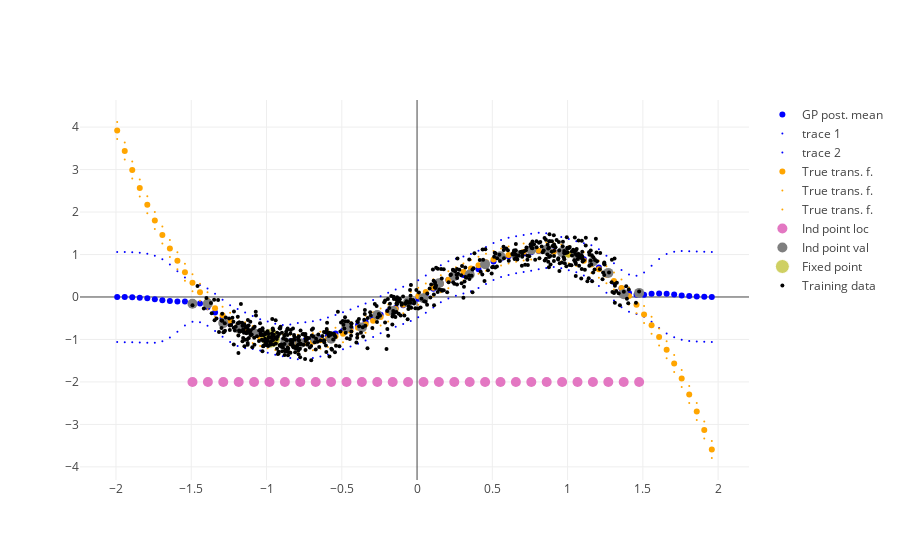
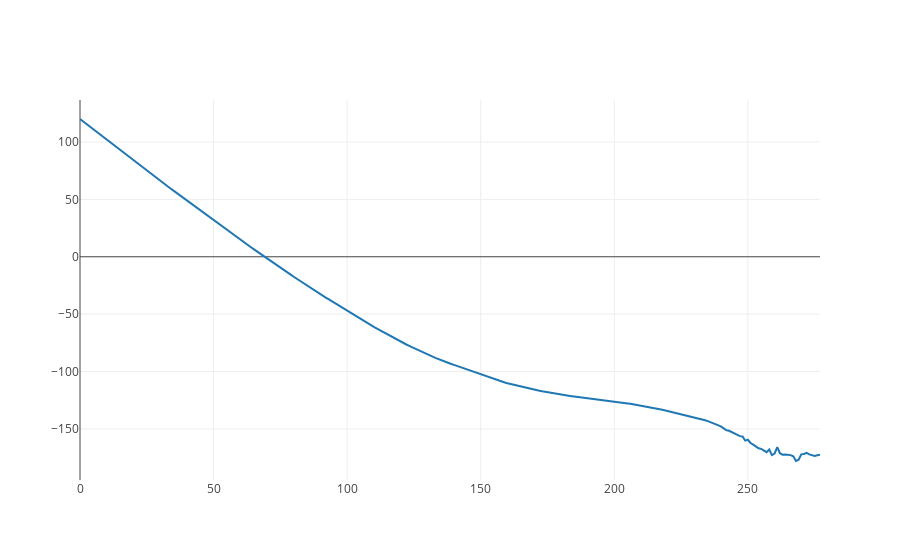
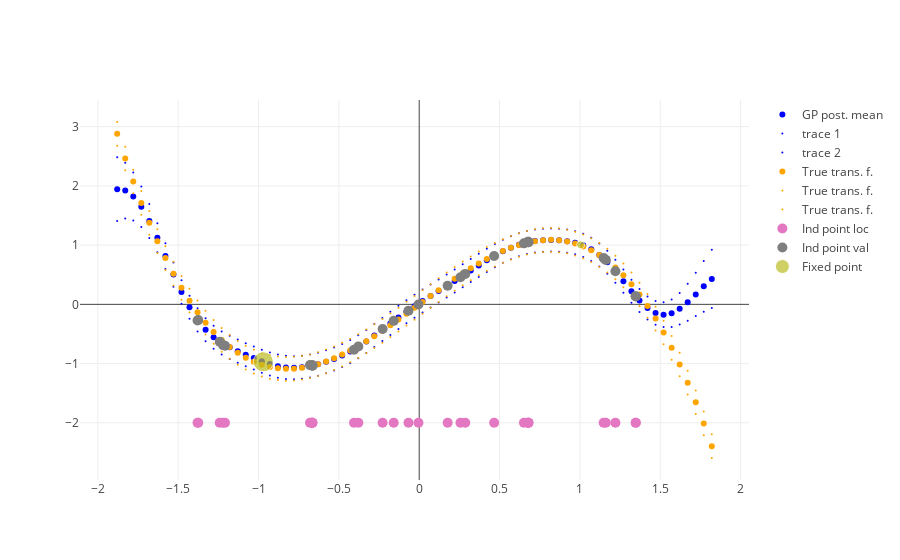

Notebook cell for these charts, in order:
### Code cell
# Plot a single fit
GP_fit_saves_rs = np.reshape(nestedlist_to_array(GP_fit_saves, max_level=0), 
                             (len(ntrials_set), len(nfix_set), nbatches))

nfix_ind = 2
ntrials_ind = 4
batchnum = 1

print GP_RMSE[ntrials_ind, nfix_ind, batchnum]
print GP_NLL[ntrials_ind, nfix_ind, batchnum]

[y_train, x_train, bifurc_params,
 all_results, 
 init_paramvec, dict_ind, dict_shape, opt_params, 
 bnds, transforms] = GP_fit_saves_rs[ntrials_ind, nfix_ind, batchnum]

print len(init_paramvec)

bifurc_callback_plot_external(init_paramvec[opt_params], 
        opt_params, init_paramvec, transforms, dict_ind, dict_shape,
        bifurc_params, trainingData=y_train)

# for res in all_results[:-1]:
#     bifurc_callback_plot_external(res.x, 
#             opt_params, init_paramvec, transforms, dict_ind, dict_shape,
#             bifurc_params)

plt([plt_type.Scatter(x=np.array(all_results[-1].objs)[:,0], y = np.array(all_results[-1].objs)[:,1])])
# for theta_ind in range(len(all_results[0].theta_hist)):
#     if (not np.mod(theta_ind, 30)) and (theta_ind<200):
#         print np.array(all_results[0].objs)[np.array(all_results[0].objs)[:,0]==theta_ind, :]
#         bifurc_callback_plot_external(all_results[0].theta_hist[theta_ind], 
#             opt_params, init_paramvec, transforms, dict_ind, dict_shape,
#             bifurc_params)
    
bifurc_callback_plot_external(all_results[-1].x, 
        opt_params, init_paramvec, transforms, dict_ind, dict_shape,
        bifurc_params)

#

paramvec = replace_params(all_results[-1].x, opt_params, init_paramvec)
paramdict = vec_to_params(paramvec, dict_ind, dict_shape, transforms)

# Unpack the usual parameters
(Sigma_eps, mu_0_0, Sigma_0_0, C, Sigma_nu, z, u, Sigma_u, lengthscales, kernel_variance, s, J, Sigma_s, Sigma_J)  = \
    paramdict.values()
    
print np.concatenate([s.T, Sigma_s], axis=1)
